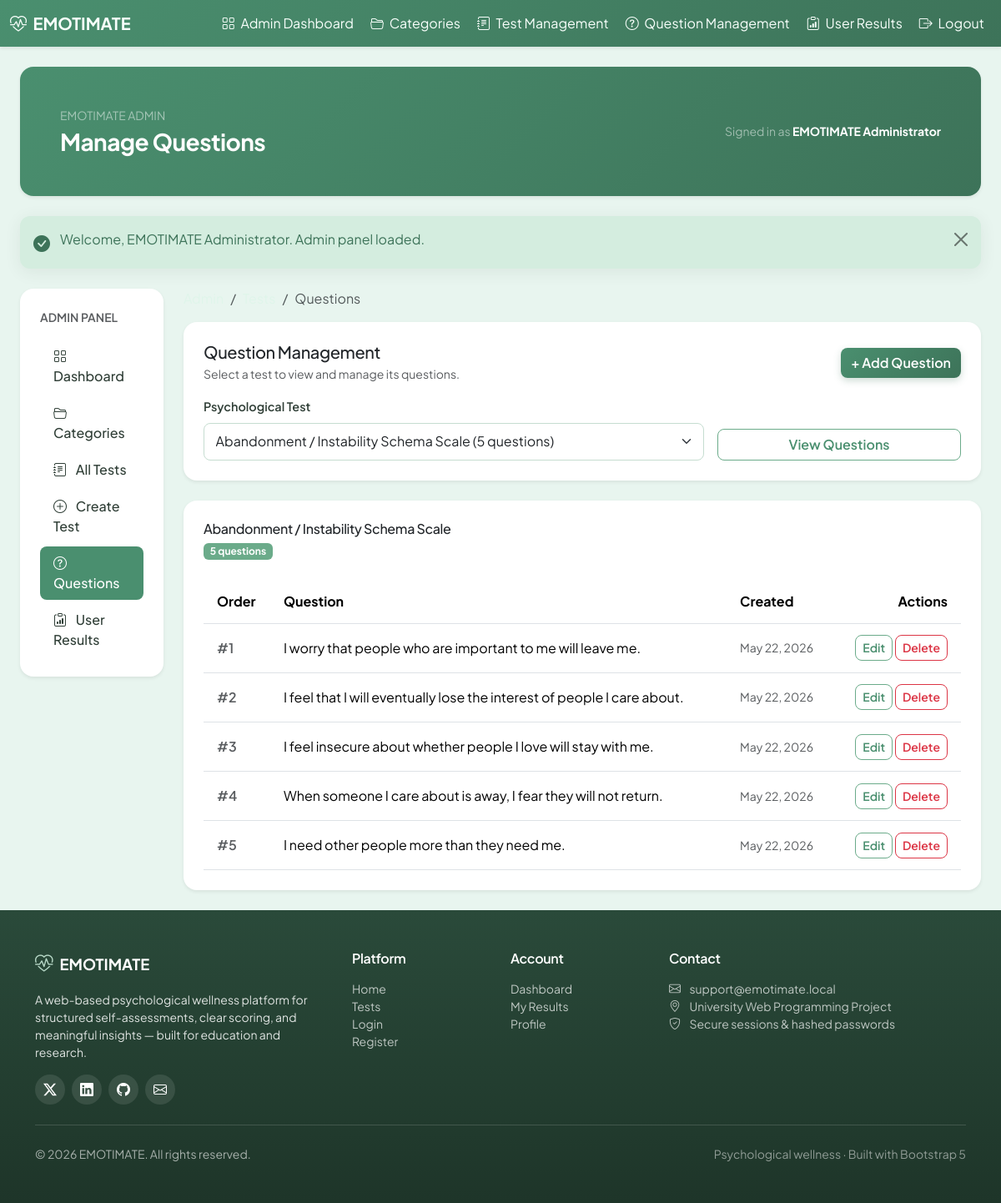
The app's page /admin/questions.php?test_id=1 (signed in) with its own data.
### tables this page shows
CREATE TABLE tests (
    id INT AUTO_INCREMENT PRIMARY KEY,
    category_id INT NULL,
    title VARCHAR(255) NOT NULL,
    description TEXT,
    instructions TEXT,
    created_at TIMESTAMP DEFAULT CURRENT_TIMESTAMP,
    FOREIGN KEY (category_id) REFERENCES test_categories (id) ON DELETE SET NULL
);

CREATE TABLE questions (
    id INT AUTO_INCREMENT PRIMARY KEY,
    test_id INT NOT NULL,
    question_text TEXT NOT NULL,
    created_at TIMESTAMP DEFAULT CURRENT_TIMESTAMP,
    FOREIGN KEY (test_id) REFERENCES tests (id) ON DELETE CASCADE
);

### includes/question_helpers.php (called while the page is built, shortened)
<?php
function fetch_tests_with_question_counts(mysqli $conn): array
{
    $sql = 'SELECT t.id, t.title, COUNT(q.id) AS question_count
            FROM tests t
            LEFT JOIN questions q ON q.test_id = t.id
            GROUP BY t.id, t.title
            ORDER BY t.title ASC';
    $result = $conn->query($sql);
    $tests = [];
    while ($row = $result->fetch_assoc()) {
        $tests[] = [
            'id'              => (int) $row['id'],
            'title'           => (string) $row['title'],
            'question_count'  => (int) $row['question_count'],
        ];
    }
    return $tests;
}
function fetch_test_by_id(mysqli $conn, int $testId): ?array
{
    $stmt = $conn->prepare('SELECT id, title FROM tests WHERE id = ? LIMIT 1');
    $stmt->bind_param('i', $testId);
    $stmt->execute();
    $id = $title = null;
    $stmt->bind_result($id, $title);
    return [
        'id'    => (int) $id,
        'title' => (string) $title,
    ];
}
function fetch_questions_for_test(mysqli $conn, int $testId): array
{
    $stmt = $conn->prepare(
        'SELECT id, test_id, question_text, created_at
         FROM questions
         WHERE test_id = ?
         ORDER BY id ASC'
    );
    $stmt->bind_param('i', $testId);
    $stmt->execute();
    $questions = [];
    $id = $qTestId = $text = $createdAt = null;
    $stmt->bind_result($id, $qTestId, $text, $createdAt);
    while ($stmt->fetch()) {
        $questions[] = [
            'id'             => (int) $id,
            'test_id'        => (int) $qTestId,
            'question_text'  => (string) $text,
            'created_at'     => (string) $createdAt,
        ];
    }
    return $questions;
}

### includes/app.php (called while the page is built, shortened)
<?php
function app_url(string $path = ''): string
{
    $base = defined('APP_BASE') ? APP_BASE : '';
    $path = ltrim($path, '/');
    return $path === '' ? $base : $base . '/' . $path;
}

### admin/questions.php (the view, shortened to what this page needs)
<?php
require_once __DIR__ . '/../config/database.php';
require_once __DIR__ . '/../includes/question_helpers.php';
require_once __DIR__ . '/../includes/admin_breadcrumb.php';
$tests = fetch_tests_with_question_counts($conn);
$selectedTestId = filter_input(INPUT_GET, 'test_id', FILTER_VALIDATE_INT) ?: 0;
$selectedTest = null;
$questions = [];
if ($selectedTestId > 0) {
    $selectedTest = fetch_test_by_id($conn, $selectedTestId);
    $questions = fetch_questions_for_test($conn, $selectedTestId);
}
require_once __DIR__ . '/../includes/admin_layout_start.php';
?>
<div class="card admin-card shadow-sm mb-4">
    <div class="card-body p-4">
        <div class="d-flex flex-column flex-md-row justify-content-between align-items-md-center gap-3 mb-3">
            <div>
                <h2 class="h5 mb-1">Question Management</h2>
                <p class="text-muted small mb-0">Select a test to view and manage its questions.</p>
            </div>
            <?php if ($selectedTest !== null): ?>
                <a
                    href="<?= htmlspecialchars(app_url('admin/create_question.php?test_id=' . $selectedTestId), ENT_QUOTES, 'UTF-8') ?>"
                    class="btn btn-emotimate">
                    + Add Question
                </a>
            <?php endif; ?>
        </div>
        <form method="GET" action="<?= htmlspecialchars(app_url('admin/questions.php'), ENT_QUOTES, 'UTF-8') ?>" class="row g-3 align-items-end">
            <div class="col-md-8">
                <label for="test_id" class="form-label">Psychological Test</label>
                <select name="test_id" id="test_id" class="form-select" required onchange="this.form.submit()">
                    <?php foreach ($tests as $test): ?>
                        <option
                            value="<?= (int) $test['id'] ?>"
                            <?= $selectedTestId === (int) $test['id'] ? 'selected' : '' ?>>
                            <?= htmlspecialchars($test['title'], ENT_QUOTES, 'UTF-8') ?>
                            (<?= (int) $test['question_count'] ?> questions)
                        </option>
                    <?php endforeach; ?>
                </select>
            </div>
            <div class="col-md-4">
                <button type="submit" class="btn btn-outline-emotimate w-100">View Questions</button>
            </div>
        </form>
    </div>
</div>
<?php if ($selectedTest === null): ?>
    <?php
    require_once __DIR__ . '/../includes/empty_state.php';
    render_empty_state([
        'icon'    => 'bi-funnel',
        'title'   => 'Select a test',
        'message' => 'Choose a test from the dropdown above to view and manage its questions.',
    ]);
    ?>
<?php else: ?>
    <div class="card admin-card shadow-sm">
        <div class="card-body p-4">
            <div class="d-flex flex-wrap justify-content-between align-items-center gap-2 mb-4">
                <div>
                    <h3 class="h6 mb-1"><?= htmlspecialchars($selectedTest['title'], ENT_QUOTES, 'UTF-8') ?></h3>
                    <span class="badge badge-emotimate">
                        <?= count($questions) ?> question<?= count($questions) === 1 ? '' : 's' ?>
                    </span>
                </div>
            </div>
            <?php if ($questions === []): ?>
                <?php
                render_empty_state([
                    'icon'          => 'bi-question-circle',
                    'title'         => 'No questions yet',
                    'message'       => 'Add questions to this test so users can complete the assessment.',
                    'action_label'  => 'Add first question',
                    'action_url'    => app_url('admin/create_question.php?test_id=' . $selectedTestId),
                ]);
                ?>
            <?php else: ?>
                <div class="table-responsive">
                    <table class="table table-hover align-middle mb-0">
                        <thead class="table-emotimate">
                            <tr>
                                <th scope="col" style="width: 80px;">Order</th>
                                <th scope="col">Question</th>
                                <th scope="col">Created</th>
                                <th scope="col" class="text-end">Actions</th>
                            </tr>
                        </thead>
                        <tbody>
                            <?php foreach ($questions as $index => $question): ?>
                                <tr>
                                    <td class="text-muted fw-semibold">#<?= $index + 1 ?></td>
                                    <td><?= htmlspecialchars($question['question_text'], ENT_QUOTES, 'UTF-8') ?></td>
                                    <td class="text-muted small">
                                        <?= htmlspecialchars(date('M j, Y', strtotime($question['created_at'])), ENT_QUOTES, 'UTF-8') ?>
                                    </td>
                                    <td class="text-end text-nowrap">
                                        <a
                                            href="<?= htmlspecialchars(app_url('admin/edit_question.php?id=' . $question['id']), ENT_QUOTES, 'UTF-8') ?>"
                                            class="btn btn-sm btn-outline-emotimate">
                                            Edit
                                        </a>
                                        <form
                                            method="POST"
                                            action="<?= htmlspecialchars(app_url('actions/delete_question_action.php'), ENT_QUOTES, 'UTF-8') ?>"
                                            class="d-inline"
                                            onsubmit="return confirm('Delete this question?');">
                                            <button type="submit" class="btn btn-sm btn-outline-danger">
                                                Delete
                                            </button>
                                        </form>
                                    </td>
                                </tr>
                            <?php endforeach; ?>
                        </tbody>
                    </table>
                </div>
            <?php endif; ?>
        </div>
    </div>
<?php endif; ?>
<?php require_once __DIR__ . '/../includes/admin_layout_end.php'; ?>

### assets/css/theme.css (style rules this page uses)
:root { --em-green-light: #e8f5ef; --em-green-soft: #b8d9c8; --em-green: #6bab8a; --em-green-dark: #4a8f6f; --em-green-darker: #3d7359; --em-text: #2f3e36; --em-muted: #5f7268; --em-shadow: 0 0.25rem 1.25rem rgba(47, 62, 54, 0.08); --em-shadow-hover: 0 0.75rem 2rem rgba(61, 115, 89, 0.14); --em-radius: 1rem; --em-transition: 0.2s ease; }
* { scroll-behavior: smooth; }
body { background-color: var(--em-green-light); color: var(--em-text); font-family: 'Plus Jakarta Sans', system-ui, -apple-system, sans-serif; min-height: 100vh; display: flex; flex-direction: column; }
h1, h2, h3, h4, h5, h6 { letter-spacing: -0.02em; }
.btn { border-radius: 0.5rem; font-weight: 600; transition: transform var(--em-transition), box-shadow var(--em-transition), background-color var(--em-transition); }
.btn-emotimate { background: linear-gradient(135deg, var(--em-green-dark), var(--em-green-darker)); border: none; color: #fff; box-shadow: 0 0.2rem 0.5rem rgba(61, 115, 89, 0.25); }
.btn-outline-emotimate { color: var(--em-green-dark); border-color: var(--em-green); background: transparent; }
.card { border: 0; border-radius: var(--em-radius); box-shadow: var(--em-shadow); }
.table-emotimate { background-color: var(--em-green-light); }
.table > :not(caption) > * > * { padding: 0.85rem 1rem; }
.badge-emotimate, .badge.text-bg-secondary { background-color: var(--em-green) !important; color: #fff !important; }
a { color: var(--em-green-dark); transition: color var(--em-transition); }
.form-control, .form-select { border-radius: 0.5rem; border-color: #c5ddd0; padding: 0.6rem 0.85rem; transition: border-color var(--em-transition), box-shadow var(--em-transition); }
.form-label { font-weight: 600; font-size: 0.9rem; color: var(--em-text); }

### assets/css/admin.css (style rules this page uses)
body.admin-body { background: var(--em-green-light, #e8f5ef); }
.admin-card { border: 0; border-radius: 1rem; background: #fff; box-shadow: var(--em-shadow, 0 0.25rem 1.25rem rgba(47, 62, 54, 0.08)); }

### records on screen
tests: title "Abandonment / Instability Schema Scale"
questions: question_text "I worry that people who are important to me will leave me.", created_at "May 22, 2026"
questions: question_text "I feel that I will eventually lose the interest of people I care about.", created_at "May 22, 2026"
questions: question_text "I feel insecure about whether people I love will stay with me.", created_at "May 22, 2026"
questions: question_text "When someone I care about is away, I fear they will not return.", created_at "May 22, 2026"
questions: question_text "I need other people more than they need me.", created_at "May 22, 2026"

### other values on screen
$pageTitle "Manage Questions"
$_SESSION['user_name'] "EMOTIMATE Administrator"
$message "Welcome, EMOTIMATE Administrator. Admin panel loaded."
$label "Questions"
count($questions) "5"
form field test_id "Abandonment / Instability Schema Scale (5 questions)"
